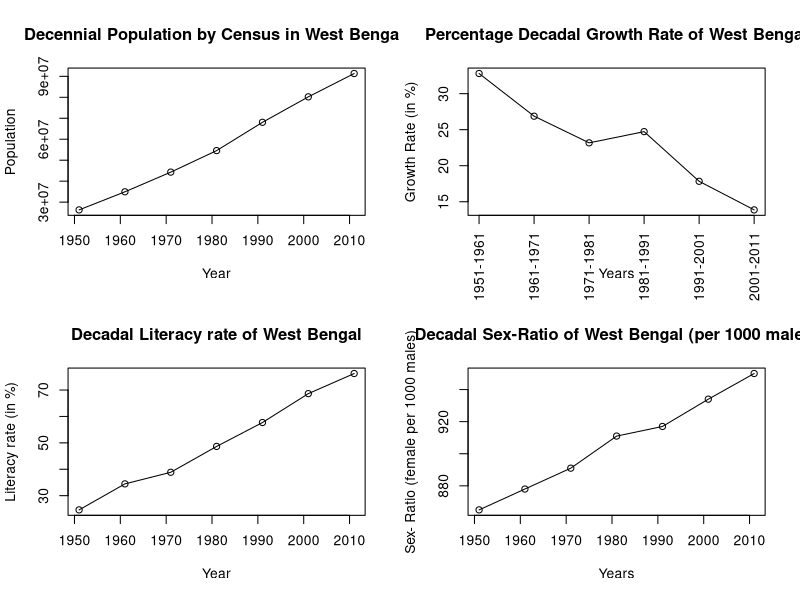
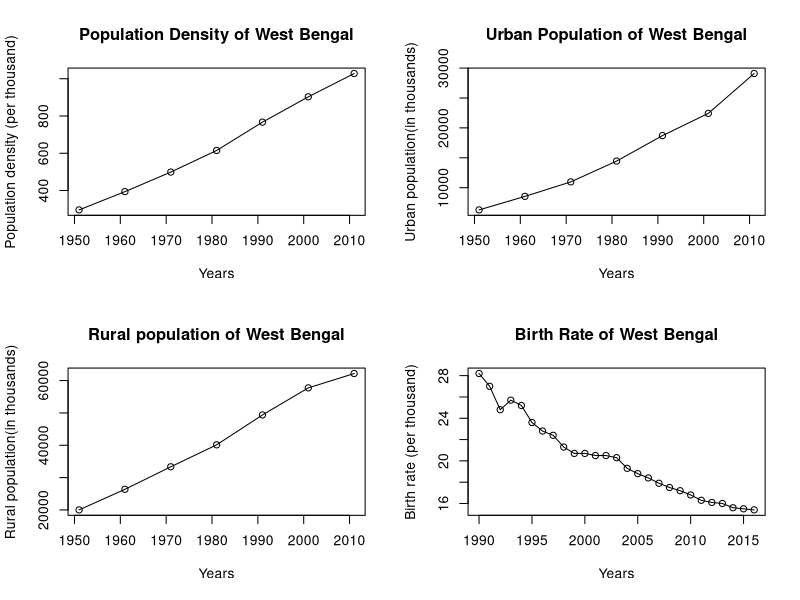
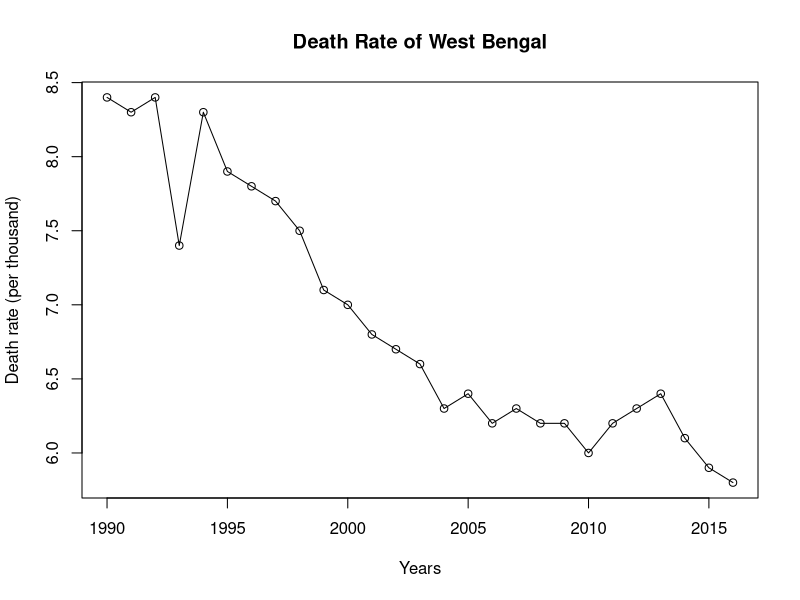

Recreate these plots in R, in order.
rm(list=ls())
par(mfrow=c(2,2))


Year=c( 1951 , 1961 , 1971 , 1981 , 1991 , 2001 , 2011)
Population=c( 26300670 , 34926000 , 44312017 , 54580650 , 68077970 , 80221300 , 91347736)
aa=data.frame(Year,Population)
plot(aa,type="o",main="Decennial Population by Census in West Bengal ")


gr<-c(0)
for (i in 1:6){
  gr[i]<-Population[i+1]-Population[i]
  gr[i]<-gr[i]/Population[i] * 100
}
yr<-c("1951-1961","1961-1971","1971-1981","1981-1991","1991-2001","2001-2011")

growthrt<-data.frame(yr,gr)

plot(c(1:6),gr, xlab = "Years", ylab = "Growth Rate (in %)", main="Percentage Decadal Growth Rate of West Bengal" ,  xaxt='n',type = 'o' )
axis(1, at=1:6, labels=yr,las=2)


lit=c(24.61, 34.46, 38.86, 48.65, 57.70, 68.64, 76.26)
plot(Year,lit, xlab = "Year", ylab = "Literacy rate (in %)", main="Decadal Literacy rate of West Bengal", type="o")


srat<-c(865, 	878,	891, 	911, 	917, 	934, 	950)
plot(Year,srat, main = "Decadal Sex-Ratio of West Bengal (per 1000 males)", xlab = "Years", ylab = "Sex- Ratio (female per 1000 males)", type = "o")


popdens<-c(296, 394, 499, 615, 767, 903, 1028)
plot(Year,popdens,main="Population Density of West Bengal",xlab="Years",ylab="Population density (per thousand)",type="o")

urban=c(6282 ,8541, 10967 ,14447 ,18708 ,22427 ,29093)
plot(Year,urban,main = "Urban Population of West Bengal",xlab="Years",ylab="Urban population(in thousands)",type="o")

rural=c( 20018, 26385, 33345, 40134, 49370, 57749, 62183   )
plot(Year,rural,main="Rural population of West Bengal",xlab="Years",ylab="Rural population(in thousands)",type="o")

Yearn=c(1990:2016)
birth=c(  28.2, 27.0, 24.8, 25.7, 25.2, 23.6, 22.8, 22.4, 21.3, 20.7, 20.7, 20.5, 20.5, 20.3, 19.3, 18.8 ,18.4, 17.9 ,
          17.5 ,17.2, 16.8, 16.3 ,16.1, 16.0, 15.6, 15.5, 15.4)

plot(Yearn,birth,main="Birth Rate of West Bengal", xlab="Years", ylab= "Birth rate (per thousand)",type="o")

death=c(  8.4, 8.3, 8.4, 7.4, 8.3, 7.9, 7.8, 7.7, 7.5, 7.1, 7.0, 6.8 ,6.7, 6.6, 6.3, 6.4, 6.2, 6.3,
          6.2, 6.2, 6.0 ,6.2, 6.3, 6.4, 6.1 ,5.9, 5.8)
par(mfrow=c(1,1))
plot(Yearn,death ,main="Death Rate of West Bengal", xlab="Years", ylab= "Death rate (per thousand)",type="o")